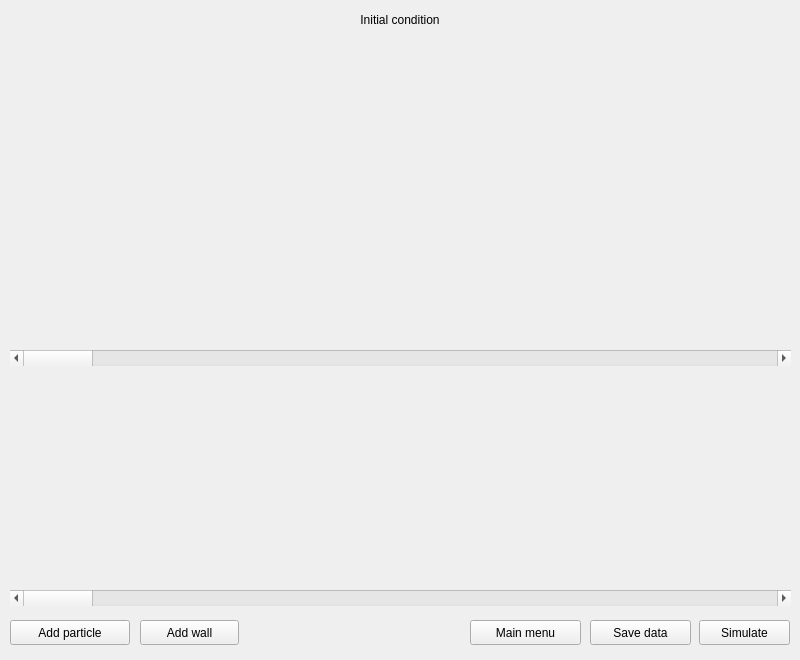
<?xml version="1.0" encoding="UTF-8"?>
<ui version="4.0">
 <class>DataWindow</class>
 <widget class="QWidget" name="DataWindow">
  <property name="geometry">
   <rect>
    <x>0</x>
    <y>0</y>
    <width>800</width>
    <height>660</height>
   </rect>
  </property>
  <property name="sizePolicy">
   <sizepolicy hsizetype="Preferred" vsizetype="Preferred">
    <horstretch>0</horstretch>
    <verstretch>0</verstretch>
   </sizepolicy>
  </property>
  <property name="minimumSize">
   <size>
    <width>600</width>
    <height>660</height>
   </size>
  </property>
  <property name="maximumSize">
   <size>
    <width>1000</width>
    <height>660</height>
   </size>
  </property>
  <property name="windowTitle">
   <string>Wprowadzanie danych</string>
  </property>
  <property name="windowIcon">
   <iconset>
    <normaloff>icon.png</normaloff>icon.png</iconset>
  </property>
  <widget class="QLabel" name="label">
   <property name="geometry">
    <rect>
     <x>300</x>
     <y>10</y>
     <width>200</width>
     <height>20</height>
    </rect>
   </property>
   <property name="text">
    <string>Initial condition</string>
   </property>
   <property name="alignment">
    <set>Qt::AlignCenter</set>
   </property>
  </widget>
  <widget class="QWidget" name="horizontalLayoutWidget">
   <property name="geometry">
    <rect>
     <x>10</x>
     <y>30</y>
     <width>781</width>
     <height>301</height>
    </rect>
   </property>
   <layout class="QHBoxLayout" name="dataContainer"/>
  </widget>
  <widget class="QPushButton" name="simulateButton">
   <property name="geometry">
    <rect>
     <x>699</x>
     <y>620</y>
     <width>91</width>
     <height>25</height>
    </rect>
   </property>
   <property name="text">
    <string>Simulate</string>
   </property>
   <property name="checkable">
    <bool>false</bool>
   </property>
   <property name="checked">
    <bool>false</bool>
   </property>
   <property name="autoDefault">
    <bool>false</bool>
   </property>
   <property name="default">
    <bool>false</bool>
   </property>
   <property name="flat">
    <bool>false</bool>
   </property>
  </widget>
  <widget class="QToolButton" name="searchButton">
   <property name="geometry">
    <rect>
     <x>590</x>
     <y>620</y>
     <width>101</width>
     <height>25</height>
    </rect>
   </property>
   <property name="text">
    <string>Save data</string>
   </property>
  </widget>
  <widget class="QPushButton" name="addPlanetButton">
   <property name="geometry">
    <rect>
     <x>10</x>
     <y>620</y>
     <width>120</width>
     <height>25</height>
    </rect>
   </property>
   <property name="text">
    <string>Add particle</string>
   </property>
  </widget>
  <widget class="QPushButton" name="returnButton">
   <property name="geometry">
    <rect>
     <x>470</x>
     <y>620</y>
     <width>111</width>
     <height>25</height>
    </rect>
   </property>
   <property name="text">
    <string>Main menu</string>
   </property>
   <property name="default">
    <bool>false</bool>
   </property>
  </widget>
  <widget class="QScrollBar" name="horizontalScrollBar">
   <property name="geometry">
    <rect>
     <x>10</x>
     <y>350</y>
     <width>781</width>
     <height>16</height>
    </rect>
   </property>
   <property name="maximum">
    <number>100</number>
   </property>
   <property name="orientation">
    <enum>Qt::Horizontal</enum>
   </property>
   <property name="invertedAppearance">
    <bool>false</bool>
   </property>
  </widget>
  <widget class="QPushButton" name="addWallButton">
   <property name="geometry">
    <rect>
     <x>140</x>
     <y>620</y>
     <width>99</width>
     <height>25</height>
    </rect>
   </property>
   <property name="text">
    <string>Add wall</string>
   </property>
  </widget>
  <widget class="QWidget" name="horizontalLayoutWidget_2">
   <property name="geometry">
    <rect>
     <x>9</x>
     <y>380</y>
     <width>781</width>
     <height>201</height>
    </rect>
   </property>
   <layout class="QHBoxLayout" name="wallDataContainer"/>
  </widget>
  <widget class="QScrollBar" name="horizontalScrollBar2">
   <property name="geometry">
    <rect>
     <x>10</x>
     <y>590</y>
     <width>781</width>
     <height>16</height>
    </rect>
   </property>
   <property name="maximum">
    <number>100</number>
   </property>
   <property name="orientation">
    <enum>Qt::Horizontal</enum>
   </property>
   <property name="invertedAppearance">
    <bool>false</bool>
   </property>
  </widget>
 </widget>
 <resources/>
 <connections/>
</ui>
